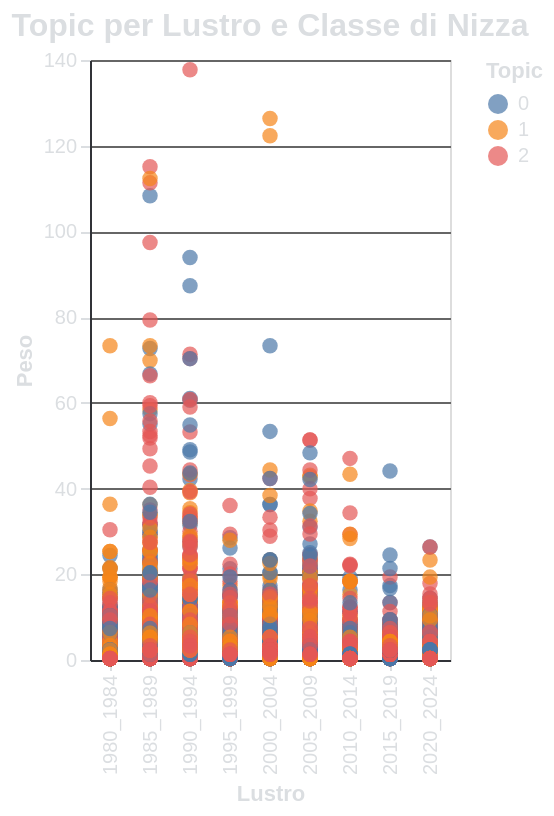

Vega-Lite specification for this chart:
### Vega-Lite specification from a JSON file in a GitHub repository (floating-point values rounded to 4 significant figures; data arrays with more than 128 entries replaced by an {"elided": "..."} marker saying what was removed)
{"$schema": "https://vega.github.io/schema/vega-lite/v5.6.1.json", "config": {"axis": {"domainColor": "#313338", "gridColor": "#666666", "labelColor": "#DBDEE1", "tickColor": "#DBDEE1", "titleColor": "#DBDEE1"}, "background": "transparent", "legend": {"labelColor": "#DBDEE1", "titleColor": "#DBDEE1"}, "title": {"color": "#DBDEE1", "fontSize": 16}}, "data": {"name": "data-ee9dcacc9fc7e86d15481af74fd15507"}, "datasets": {"data-ee9dcacc9fc7e86d15481af74fd15507": {"elided": "4221 records"}}, "encoding": {"color": {"field": "Topic", "type": "nominal"}, "text": {"field": "Word", "type": "nominal"}, "tooltip": [{"field": "Word", "type": "nominal"}, {"field": "Weight", "type": "quantitative"}], "x": {"field": "Lustrum", "scale": {"domain": ["1980_1984", "1985_1989", "1990_1994", "1995_1999", "2000_2004", "2005_2009", "2010_2014", "2015_2019", "2020_2024"]}, "title": "Lustro", "type": "nominal"}, "y": {"field": "Weight", "title": "Peso", "type": "quantitative"}}, "height": 300, "mark": {"size": 60, "type": "circle"}, "params": [{"bind": {"input": "range", "max": 45.0, "min": 1.0, "step": 1}, "name": "Select", "select": {"fields": ["Nice_class"], "type": "point"}}], "title": "Topic per Lustro e Classe di Nizza", "transform": [{"filter": {"param": "Select"}}], "width": "container"}
